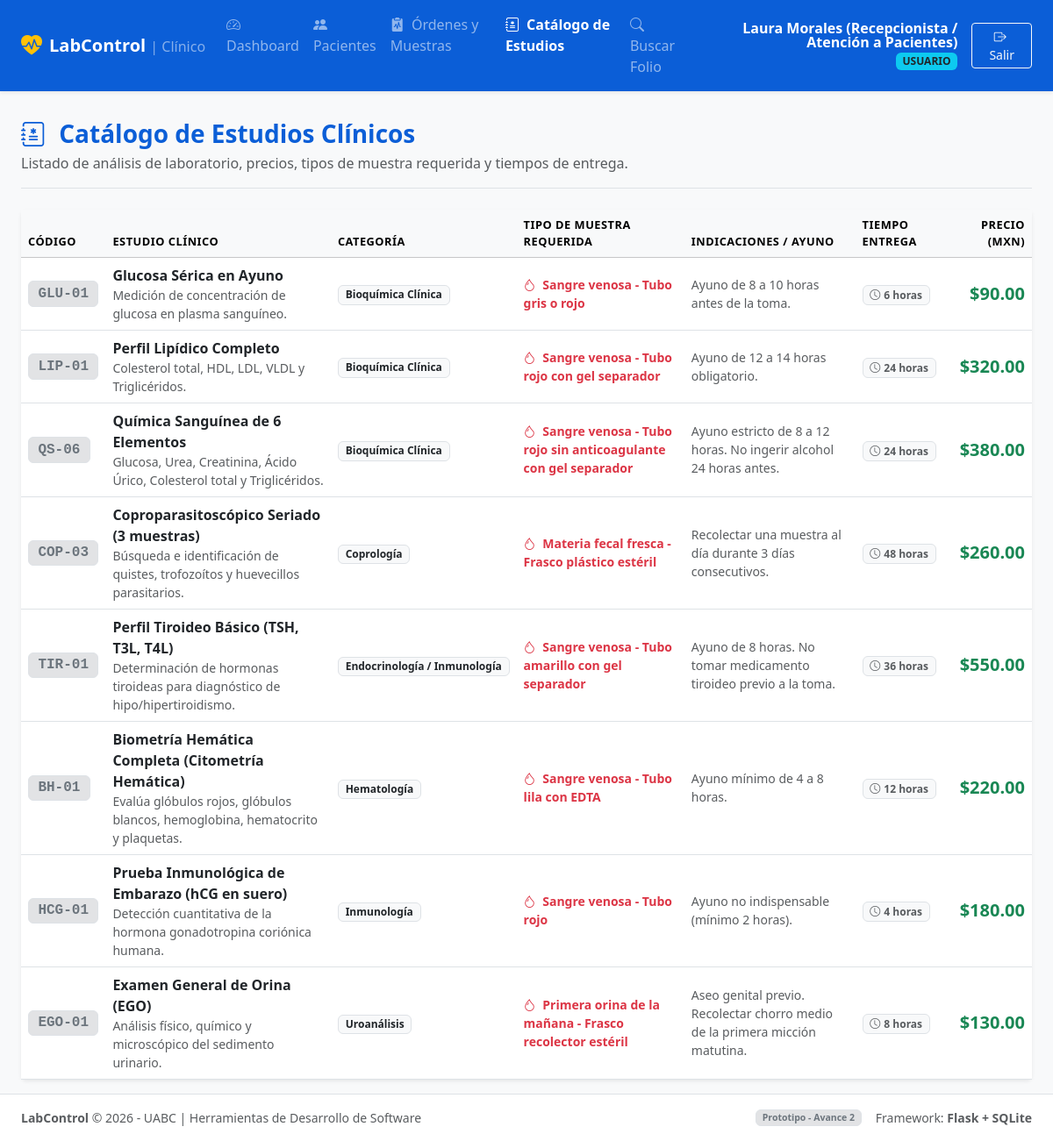
The page /estudios (signed in) on the database its author committed.
### tables this page shows
CREATE TABLE estudios (
        id INTEGER PRIMARY KEY AUTOINCREMENT,
        codigo TEXT UNIQUE NOT NULL,
        nombre TEXT NOT NULL,
        categoria TEXT NOT NULL,
        descripcion TEXT,
        tipo_muestra TEXT NOT NULL,
        indicaciones TEXT,
        precio REAL NOT NULL,
        tiempo_entrega_horas INTEGER DEFAULT 24,
        activo INTEGER NOT NULL DEFAULT 1
    );

### app.py (the view)
@app.route('/estudios')
@login_required
def catalogo_estudios():
    conn = get_db()
    cursor = conn.cursor()
    cursor.execute("SELECT * FROM estudios ORDER BY categoria, nombre")
    estudios = cursor.fetchall()
    conn.close()
    return render_template('estudios/index.html', estudios=estudios)

### app.py (called while the page is built)
def login_required(f):
    @wraps(f)
    def decorated_function(*args, **kwargs):
        if 'user_id' not in session:
            flash('Por favor inicia sesión para acceder a esta sección.', 'warning')
            return redirect(url_for('login', next=request.url))
        return f(*args, **kwargs)
    return decorated_function

@app.context_processor
def inject_now():
    return {
        'now': datetime.datetime.now(),
        'app_name': 'LabControl',
        'current_year': 2026
    }

### database.py (called while the page is built)
def get_db():
    os.makedirs(os.path.dirname(DB_PATH), exist_ok=True)
    conn = sqlite3.connect(DB_PATH)
    conn.row_factory = sqlite3.Row
    conn.execute("PRAGMA foreign_keys = ON;")
    return conn

### templates/estudios/index.html (shortened to what this page needs)
{% extends "base.html" %}
{% block content %}
<div class="d-flex flex-column flex-md-row justify-content-between align-items-md-center gap-3 pb-3 mb-4 border-bottom">
    <div>
        <h2 class="h3 fw-bold mb-1 text-primary">
            <i class="bi bi-journal-medical me-2"></i> Catálogo de Estudios Clínicos
        </h2>
        <p class="text-muted mb-0">Listado de análisis de laboratorio, precios, tipos de muestra requerida y tiempos de entrega.</p>
    </div>
</div>
<div class="card border-0 shadow-sm">
    <div class="table-responsive">
        <table class="table table-hover align-middle mb-0">
            <thead class="table-light text-muted small text-uppercase">
                <tr>
                    <th>Código</th>
                    <th>Estudio Clínico</th>
                    <th>Categoría</th>
                    <th>Tipo de Muestra Requerida</th>
                    <th>Indicaciones / Ayuno</th>
                    <th>Tiempo Entrega</th>
                    <th class="text-end">Precio (MXN)</th>
                </tr>
            </thead>
            <tbody>
                {% for e in estudios %}
                <tr>
                    <td>
                        <span class="badge bg-secondary-subtle text-secondary border font-monospace fs-6">
                            {{ e.codigo }}
                        </span>
                    </td>
                    <td>
                        <div class="fw-bold text-dark">{{ e.nombre }}</div>
                        {% if e.descripcion %}
                        <div class="small text-muted">{{ e.descripcion }}</div>
                        {% endif %}
                    </td>
                    <td>
                        <span class="badge bg-light text-dark border">{{ e.categoria }}</span>
                    </td>
                    <td>
                        <div class="small fw-semibold text-danger">
                            <i class="bi bi-droplet me-1"></i> {{ e.tipo_muestra }}
                        </div>
                    </td>
                    <td>
                        <div class="small text-muted">{{ e.indicaciones or 'Ninguna especial.' }}</div>
                    </td>
                    <td>
                        <span class="badge bg-light text-muted border"><i class="bi bi-clock me-1"></i>{{ e.tiempo_entrega_horas }} horas</span>
                    </td>
                    <td class="text-end fw-bold text-success fs-5">
                        ${{ "%.2f"|format(e.precio) }}
                    </td>
                </tr>
                {% else %}
                <tr>
                    <td colspan="7" class="text-center py-4 text-muted">
                        No hay estudios registrados en el catálogo.
                    </td>
                </tr>
                {% endfor %}
            </tbody>
        </table>
    </div>
</div>
{% endblock %}

### static/css/custom.css (style rules this page uses)
:root { --bs-primary: #0b5ed7; --bs-primary-rgb: 11, 94, 215; }
body { font-family: system-ui, -apple-system, "Segoe UI", Roboto, "Helvetica Neue", Arial, sans-serif; background-color: #f4f6f9; color: #2b3035; }
.card { transition: transform 0.15s ease, box-shadow 0.15s ease; }
.table th { font-size: 0.8rem; letter-spacing: 0.04em; }
.badge { font-weight: 600; }

### rows shown on the page
estudios: codigo "GLU-01", nombre "Glucosa Sérica en Ayuno", descripcion "Medición de concentración de glucosa en plasma sanguíneo.", categoria "Bioquímica Clínica", tipo_muestra "Sangre venosa - Tubo gris o rojo", indicaciones "Ayuno de 8 a 10 horas antes de la toma.", tiempo_entrega_horas "6", precio "90.00"
estudios: codigo "LIP-01", nombre "Perfil Lipídico Completo", descripcion "Colesterol total, HDL, LDL, VLDL y Triglicéridos.", categoria "Bioquímica Clínica", tipo_muestra "Sangre venosa - Tubo rojo con gel separador", indicaciones "Ayuno de 12 a 14 horas obligatorio.", tiempo_entrega_horas "24", precio "320.00"
estudios: codigo "QS-06", nombre "Química Sanguínea de 6 Elementos", descripcion "Glucosa, Urea, Creatinina, Ácido Úrico, Colesterol total y Triglicéridos.", categoria "Bioquímica Clínica", tipo_muestra "Sangre venosa - Tubo rojo sin anticoagulante con gel separador", indicaciones "Ayuno estricto de 8 a 12 horas. No ingerir alcohol 24 horas antes.", tiempo_entrega_horas "24", precio "380.00"
estudios: codigo "COP-03", nombre "Coproparasitoscópico Seriado (3 muestras)", descripcion "Búsqueda e identificación de quistes, trofozoítos y huevecillos parasitarios.", categoria "Coprología", tipo_muestra "Materia fecal fresca - Frasco plástico estéril", indicaciones "Recolectar una muestra al día durante 3 días consecutivos.", tiempo_entrega_horas "48", precio "260.00"
estudios: codigo "TIR-01", nombre "Perfil Tiroideo Básico (TSH, T3L, T4L)", descripcion "Determinación de hormonas tiroideas para diagnóstico de hipo/hipertiroidismo.", categoria "Endocrinología / Inmunología", tipo_muestra "Sangre venosa - Tubo amarillo con gel separador", indicaciones "Ayuno de 8 horas. No tomar medicamento tiroideo previo a la toma.", tiempo_entrega_horas "36", precio "550.00"
estudios: codigo "BH-01", nombre "Biometría Hemática Completa (Citometría Hemática)", descripcion "Evalúa glóbulos rojos, glóbulos blancos, hemoglobina, hematocrito y plaquetas.", categoria "Hematología", tipo_muestra "Sangre venosa - Tubo lila con EDTA", indicaciones "Ayuno mínimo de 4 a 8 horas.", tiempo_entrega_horas "12", precio "220.00"
estudios: codigo "HCG-01", nombre "Prueba Inmunológica de Embarazo (hCG en suero)", descripcion "Detección cuantitativa de la hormona gonadotropina coriónica humana.", categoria "Inmunología", tipo_muestra "Sangre venosa - Tubo rojo", indicaciones "Ayuno no indispensable (mínimo 2 horas).", tiempo_entrega_horas "4", precio "180.00"
estudios: codigo "EGO-01", nombre "Examen General de Orina (EGO)", descripcion "Análisis físico, químico y microscópico del sedimento urinario.", categoria "Uroanálisis", tipo_muestra "Primera orina de la mañana - Frasco recolector estéril", indicaciones "Aseo genital previo. Recolectar chorro medio de la primera micción matutina.", tiempo_entrega_horas "8", precio "130.00"

### other values the page prints
{{ session.get('nombre_completo') }} "Laura Morales (Recepcionista / Atención a Pacientes)"
{{ session.get('rol') }} "USUARIO"
{{ current_year }} "2026"
